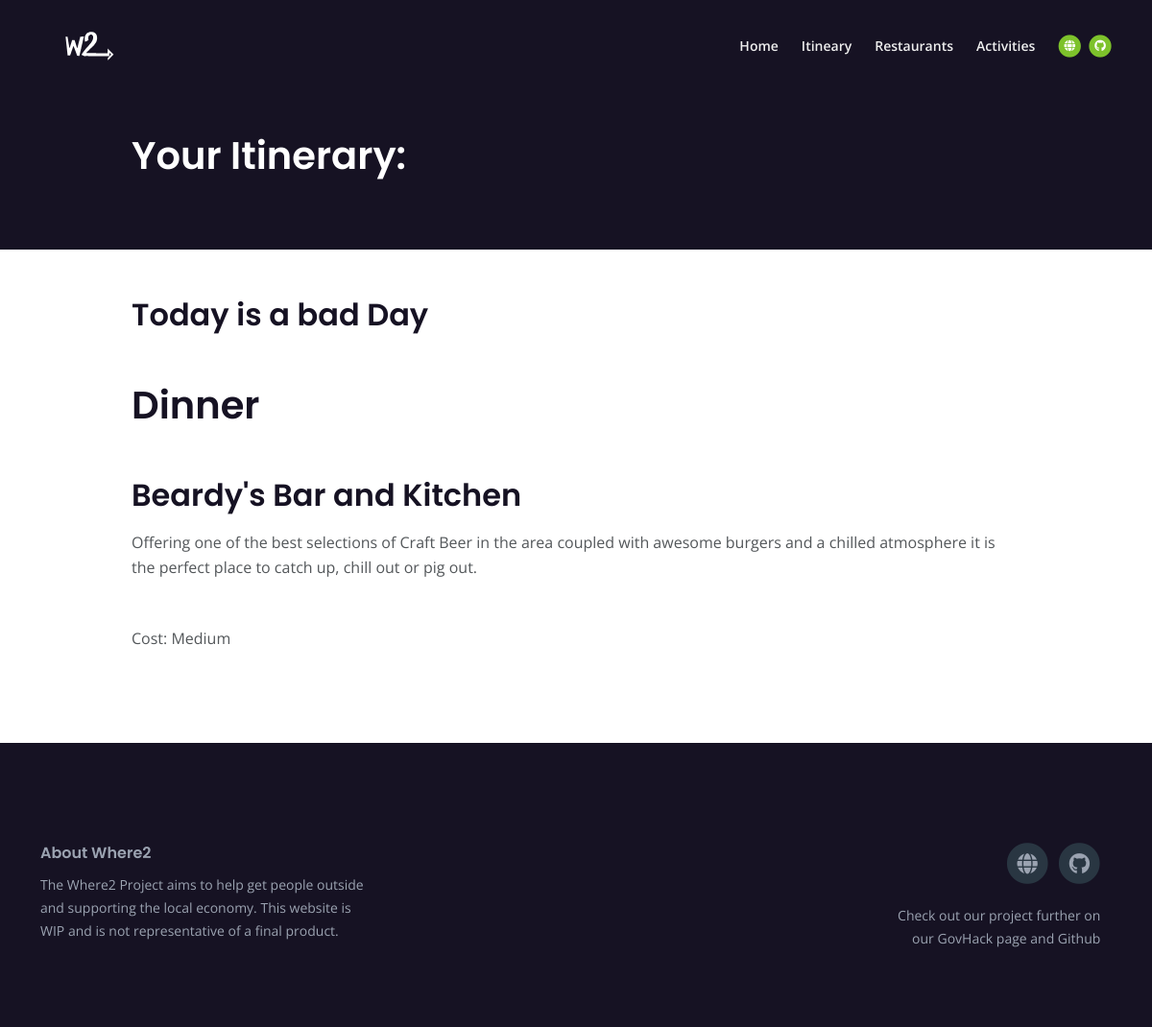
/itinerary_current/, run on the app's committed database.
### itinerary/models.py (models this page shows, shortened)
class Resturant(models.Model):
    genre = models.CharField(max_length=2, choices=genre_choices)
    title = models.CharField(max_length=64)
    address1 = models.CharField(
        "Address line 1",
        max_length=1024,
    )
    address2 = models.CharField(
        "Address line 2",
        max_length=1024,
    )
    zip_code = models.CharField(
        "ZIP / Postal code",
        max_length=12,
    )
    city = models.CharField(
        "City",
        max_length=1024,
    )
    description = models.TextField(max_length=1024)
    cost = models.CharField(max_length=2, choices=cost_choices)
    rating = models.FloatField()
    time_scene = models.CharField(max_length=2, choices=time_choices)

### itinerary/views.py (the view)
# urls.py: path('itinerary_current/', views.itinerary_current_view, name='itinerary_current'),
def itinerary_current_view(request):
    weather = get_weather.get_weather_data()
    itinerary_current.getItinerary()
    if weather == True:
        weather_statement = 'Today is a nice Day'
    else:
        weather_statement = 'Today is a bad Day'
    context = {
        'Itinerary': itinerary_current.itinerary,
        'Weather': weather_statement,
        }
    return render(request, 'itinerary/itinerary_page.html', context=context)

### itinerary/get_weather.py (called while the page is built)
def get_weather_data():
    try:
        with open('weather_records.txt', 'r') as f:
            weather = f.readlines()[-1]
            if 'False' in weather:
                weather = False
            else:
                weather = True
    except FileNotFoundError:
        weather = write_weather_data()
    return weather

### itinerary/weather_itinerary.py (called while the page is built, shortened)
    def getWhereToEat(self):
        resturant_choices = []
        if len(self.resturant_dict) == 1:
            new_choice = False
            while new_choice == False:
                choice = random.choice(self.resturant_dict['Dinner'])
                if choice not in self.previous_food:
                    resturant_choices.append(choice)
                    new_choice = True
        self.previous_food = resturant_choices
        return resturant_choices

    def getItinerary(self):
        weather = get_weather.get_weather_data()
        activity_1, activity_2 = self.getActivities(weather, True)
        resturant_choices = self.getWhereToEat()
        if len(resturant_choices) == 3:
            self.itinerary = [
                resturant_choices[0],
                activity_1,
                resturant_choices[1],
                activity_2,
                resturant_choices[2]]
        elif len(resturant_choices)	== 2:
            self.itinerary = [
                resturant_choices[0],
                activity_2,
                resturant_choices[1]]
        elif len(resturant_choices) == 1:
            self.itinerary = [resturant_choices[0]]

### itinerary/templates/itinerary/itinerary_page.html
{% extends 'itinerary/base.html' %}
{% load static %}
{% block content %}
    <header class="ex-header">
        <div class="container">
            <div class="row">
                <div class="col-xl-10 offset-xl-1">
                    <h1>Your Itinerary:</h1>
                </div>
            </div>
        </div>
    </header>
    <div class="ex-basic-1 pt-5 pb-5">
        <div class="container">
            <div class="row">
                <div class="col-xl-10 offset-xl-1">
                    <h2>{{Weather}}</h2>
                        {% for item in Itinerary %}
                            {% if item.genre == 'FO'%}
                                {% if item.time_scene == 'BR' %}
                                    <h1 class="mt-5 mb-3"> BreakFast </h1>
                                {% elif item.time_scene == "LU" %}
                                    <h1 class="mt-5 mb-3"> Lunch </h1>
                                {% elif item.time_scene == "DI" %}
                                    <h1 class="mt-5 mb-3"> Dinner </h1>
                                {% endif %}
                            {% elif item.genre == "AC" %}
                                <h1 class="mt-5 mb-3"> Activity </h1>
                            {% endif %}
                        <h2 class="mt-5 mb-3">{{ item.title }}</h2>
                        <p class="mb-5"> {{ item.description }} </p>
                        <p class="mb-5">Cost: {{ item.get_cost_display }} </p>
                        {% endfor%}
                </div>
            </div>
        </div>
    </div>
{% endblock %}

### static/css/styles.css (style rules this page uses)
body, html { width: 100%; height: 100%; }
body, p { color: #53575a; font: 400 1rem/1.625rem "Open Sans", sans-serif; }
h1 { color: #161223; font-weight: 600; font-size: 2.5rem; line-height: 3.25rem; font-family: "Poppins" }
h2 { color: #161223; font-weight: 600; font-size: 2rem; line-height: 2.5rem; font-family: "Poppins" }
.ex-header { padding-top: 8.5rem; padding-bottom: 4rem; background-color: #161223; }
.ex-header h1 { color: #ffffff; }
@media (min-width: 1200px) { .container { max-width: 1140px; } }

### data on the page
Resturant: genre "Dinner", title "Beardy's Bar and Kitchen", description "Offering one of the best selections of Craft Beer in the area coupled with awesome burgers and a chilled atmosphere it is the perfect place to catch up, chill out or pig out.", cost "Medium"

### other printed values
{{ Weather }} "Today is a bad Day"
